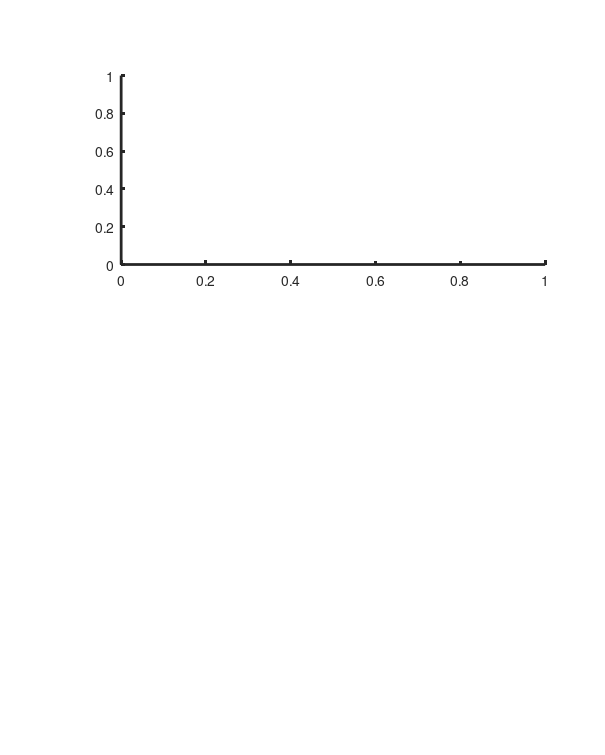

This chart was generated by the following MATLAB code: (Note: this script raises an error after producing the figure.)
clf;
% automatically create postscript whenever
% figure is drawn
tmpfilename = 'figpartsystem_v2';
tmpfilebwname = sprintf('%s_noname_bw',tmpfilename);
tmpfilenoname = sprintf('%s_noname',tmpfilename);

%tmpprintname = fixunderbar(tmpfilename);
% for use with xfig and pstex
tmpxfigfilename = sprintf('x%s',tmpfilename);

set(gcf,'DefaultLineMarkerSize',10);
% set(gcf,'DefaultLineMarkerEdgeColor','k');
% set(gcf,'DefaultLineMarkerFaceColor','w');
set(gcf,'DefaultAxesLineWidth',2);

set(gcf,'PaperPositionMode','auto');
set(gcf,'Position',[216 41 606 756]);

% main data goes here
info.p=0.5;  % cond prob of dormancy given release
info.q=0.1;  % prob of infection given contact
info.phi=10^-7; %cells/(ml*hr)
info.kminus=10^6*60*60; % per hr
info.kforw = info.kminus*info.q/(1-info.q);  % per hr
info.kplus = info.phi*info.q;
info.S0=10^7;  % cells per ml
info.delta=info.p*info.kminus/info.kforw;  % Dormant cells per infected host
info.Vcrit = info.S0/(1+info.delta);  % Critical value for the transition
info.V0_range = [0.1 1 1.9]*info.Vcrit;
info.trange=0:0.05:24;
for i=1:length(info.V0_range),

  % Set the plot area
  tmppos= [0.2 0.65-(i-1)*0.25 0.7 0.25];
  tmpa1 = axes('position',tmppos);
  
  % Simulate
  info.V0=info.V0_range(i);
  info.Omega = info.S0-(1+info.delta)*info.V0;
  y0 = [info.S0 info.V0];
  options=odeset('RelTol',1e-7);
  [t,y]=ode45(@vdormant_part,info.trange,y0,options,info);
  stats(i).info=info;
  stats(i).t=t;
  stats(i).y=y;
  if (info.Omega~=0)
    stats(i).Sanal = info.Omega./(1-(1+info.delta)*info.V0/info.S0*exp(-info.phi*info.Omega*t));
    stats(i).Vanal = info.V0/info.S0*info.Omega*exp(-info.phi*info.Omega*t)./(1-(1+info.delta)*info.V0/info.S0*exp(-info.phi*info.Omega*t));
  else
    stats(i).Vanal = info.V0./(info.V0*info.phi*(1+info.delta)*t+1);
    stats(i).Sanal = (1+info.delta)*stats(i).Vanal;
  end

  % Now plot
  tmph=semilogy(t,stats(i).Sanal,'b-');
  set(tmph,'linewidth',3);
  hold on
  tmph=semilogy(t,stats(i).Vanal,'r-');
  set(tmph,'linewidth',3);
  xlim([0 24]);
 
  % Display
  ymin=max(min(stats(i).Vanal(end),stats(i).Sanal(end)),10^-2);
  ymax=max(stats(i).Vanal(1),stats(i).Sanal(1));
  ylim([0.05*ymin 20*ymax]);
  if (i<3)  
    set(gca,'xtick',[]);
  else
    set(gca,'xtick',[0:5:25]);
    xlabel('Time, hrs','fontsize',20,'verticalalignment','top','interpreter','latex');
  end
  if (i~=2)
    set(gca,'ytick',10.^[-9:2:9]);
  else
    set(gca,'ytick',10.^[-9:1:9]);
  end
  set(gca,'fontsize',20);
  ylabel('Density, ml$^{-1}$','fontsize',20,'verticalalignment','bottom','interpreter','latex');
  tmpyplot = [10^-1 10^4.5 10^-1];
  if (i~=2)
    tmph=text(2,tmpyplot(i),sprintf('$\\frac{\\Omega}{S_0} = %4.1f$',info.Omega/info.S0));
    set(tmph,'interpreter','latex','fontsize',20);
  else
    tmph=text(2,tmpyplot(i),sprintf('$\\frac{\\Omega}{S_0} = 0$'));
    set(tmph,'interpreter','latex','fontsize',20);
  end
 
  % Overlay the types
  tmpi = find(t==20);
  soffset=[0.25 3 8];
  voffset=[8 0.4 0.1];
  tmph=text(t(tmpi),y(tmpi,1)*soffset(i),'S');
  set(tmph,'interpreter','latex','fontsize',20);
  tmph=text(t(tmpi),y(tmpi,2)*voffset(i),'V');
  set(tmph,'interpreter','latex','fontsize',20);
end
% loglog(,, '');
%
%
% Some helpful plot commands
% tmph=plot(x,y,'ko');
% set(tmph,'markersize',10,'markerfacecolor,'k');
% tmph=plot(x,y,'k-');
% set(tmph,'linewidth',2);


% for use with layered plots
% set(gca,'box','off')

% adjust limits
% tmpv = axis;
% axis([]);
% ylim([]);
% xlim([]);

% change axis line width (default is 0.5)
% set(tmpa1,'linewidth',2)

% fix up tickmarks
% set(gca,'xtick',[1 100 10^4])
% set(gca,'ytick',[1 100 10^4])

% creation of postscript for papers
% psprint(tmpxfigfilename);

% the following will usually not be printed 
% in good copy for papers
% (except for legend without labels)

% legend
% tmplh = legend('stuff',...);
% tmplh = legend('','','');
% remove box
% set(tmplh,'visible','off')
% legend('boxoff');

% title('','fontsize',24)
% 'horizontalalignment','left');

% for writing over the top
% coordinates are normalized again to (0,1.0)
tmpa2 = axes('Position', tmppos);
set(tmpa2,'visible','off');
% first two points are normalized x, y positions
% text(,,'','Fontsize',14);

% automatic creation of postscript
% without name/date
psprintc(tmpfilenoname);
psprint(tmpfilebwname);

tmpt = pwd;
tmpnamememo = sprintf('[source=%s/%s.ps]',tmpt,tmpprintname);
text(1.05,.05,tmpnamememo,'Fontsize',6,'rotation',90);
datenamer(1.1,.05,90);
% datename(.5,.05);
% datename2(.5,.05); % 2 rows

% automatic creation of postscript
psprintc(tmpfilename);

% set following on if zooming of 
% plots is required
% may need to get legend up as well
%axes(tmpa1)
%axes(tmplh)
clear tmp*
